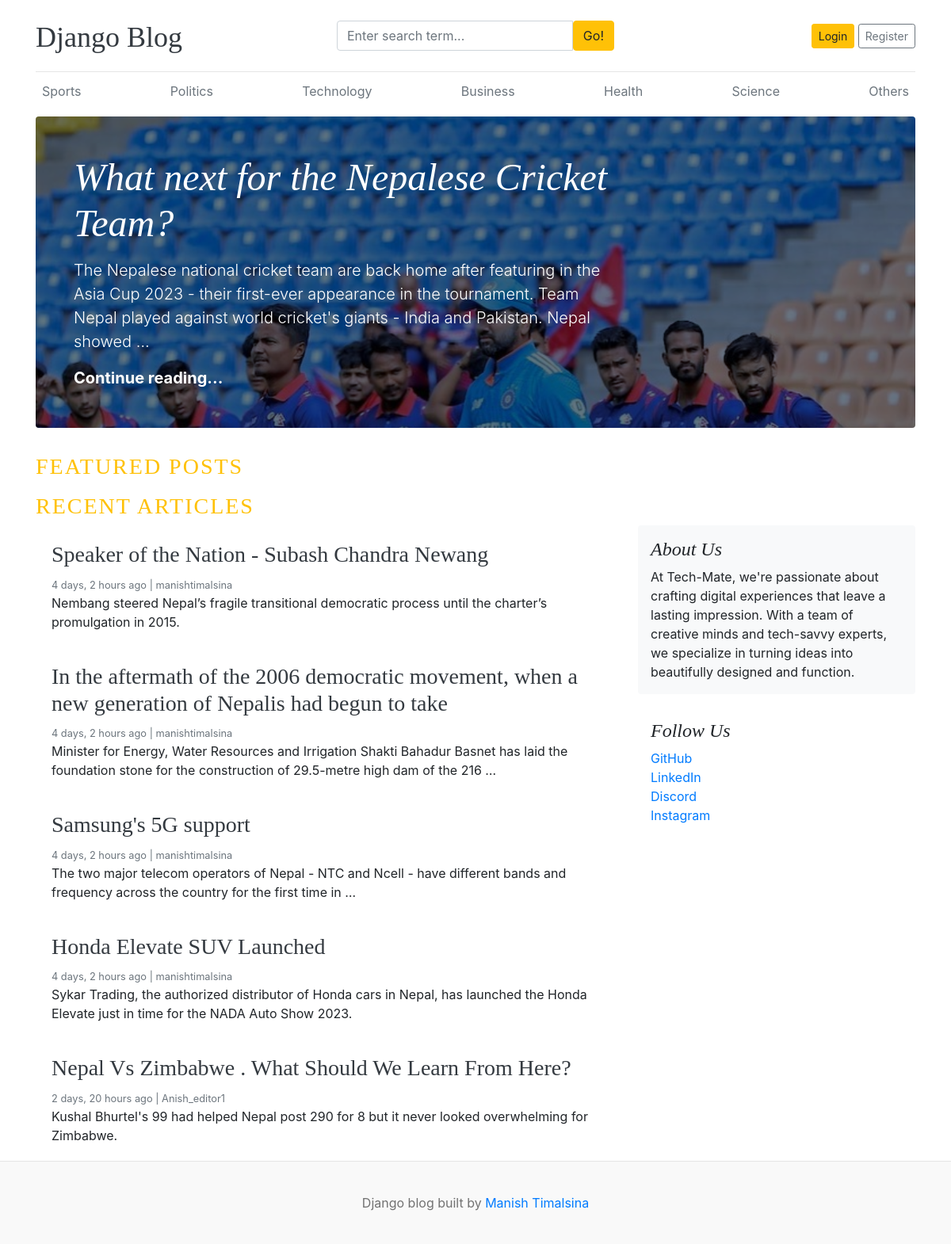
The page / on the database its author committed.
### blogs/models.py (models this page shows, shortened)
class Category(models.Model):
  category_name = models.CharField(max_length=50, unique=True)
  created_at = models.DateTimeField(auto_now_add=True)
  updated_at = models.DateTimeField(auto_now=True)
  class Meta:
    verbose_name_plural = 'categories'

class Blog(models.Model):
  title = models.CharField(max_length=100)
  slug = models.SlugField(max_length=150, unique=True, blank=True)
  category = models.ForeignKey(Category, on_delete=models.CASCADE)
  author = models.ForeignKey(User, on_delete=models.CASCADE)
  featured_image = models.ImageField(upload_to='uploads/%Y/%m/%d')
  short_description = models.TextField(max_length=500)
  blog_body = models.TextField(max_length=2500)
  status = models.CharField(max_length=20, choices=STATUS_CHOICES,default="Draft")
  is_featured = models.BooleanField(default=False)
  created_at = models.DateTimeField(auto_now_add=True)
  updated_at = models.DateTimeField(auto_now=True)

### assignments/models.py (models this page shows, shortened)
class About(models.Model):
  about_heading = models.CharField(max_length=25)
  about_description = models.TextField(max_length=225)
  created_at = models.DateTimeField(auto_now_add=True)
  updated_at = models.DateTimeField(auto_now=True)
  class Meta:
    verbose_name_plural = 'About'

class SocialLink(models.Model):
  platform = models.CharField(max_length=25)
  link = models.URLField(max_length=100)
  created_at = models.DateTimeField(auto_now_add=True)
  updated_at = models.DateTimeField(auto_now=True)

### blog_main/views.py (the view)
# urls.py: path('',views.home, name='home'),
def home(request):
  featured_posts = Blog.objects.filter(is_featured = True, status='Published').order_by('updated_at')
  posts = Blog.objects.filter(is_featured=False, status='Published')
  try:
    about = About.objects.get()
  except:
    about = None
  context = {
    'featured_posts' : featured_posts,
    'posts' : posts,
    'about': about,
  }
  return render(request, 'home.html',context)

### blogs/context_processors.py (called while the page is built)
def get_categories(request):
  categories = Category.objects.all()
  return dict(categories=categories)

def get_social_links(request):
  social_links = SocialLink.objects.all()
  return dict(social_links=social_links)

### templates/home.html (shortened to what this page needs)
{% extends 'base.html' %}
  {% block content %}
    {% for post in featured_posts %} {% if forloop.first %}
    <div
        class="jumbotron p-3 p-md-5 text-white rounded bg-dark"
        style="
          background-image: url({{ post.featured_image.url }});
          background-blend-mode: overlay;
          background-size: cover;
        "
      >
        <div class="col-md-8 px-0">
          <h1 class="display-4 font-italic">{{ post.title}}</h1>
          <p class="lead my-3">
            {{ post.short_description | truncatewords:35}}
          </p>
          <p class="lead mb-0">
            <a href="{% url 'blogs' post.slug %}" class="text-white font-weight-bold"
              >Continue reading...</a
            >
          </p>
        </div>
      </div>
      {% endif %} {% endfor %}
      <h3 class="text-uppercase text-warning" style="letter-spacing: 2px">
        Featured Posts
      </h3>
      <h3 class="text-uppercase text-warning" style="letter-spacing: 2px">
        Recent Articles
      </h3>
      <main role="main" class="container p-0">
        <div class="row">
          <div class="col-md-8 blog-main">
            {% for post in posts %}
            <div class="card border-0">
              <div class="card-body">
                <h3><a href="{% url 'blogs' post.slug %}" class="text-dark" >{{ post.title }}</a></h3>
                <small class="mb-1 text-muted"
                  >{{ post.created_at | timesince}} ago | {{post.author }}
                </small>
                <p class="card-text">
                  {{ post.short_description | truncatewords:25 }}
                </p>
              </div>
            </div>
            {% endfor %}
          </div>
          <aside class="col-md-4 blog-sidebar">
            <div class="p-3 mb-3 bg-light rounded">
              <h4 class="font-italic">{{ about.about_heading }}</h4>
              <p class="mb-0">
                {{ about.about_description }}
              </p>
            </div>
            {% if social_links %}
            <div class="p-3">
              <h4 class="font-italic">Follow Us</h4>
              <ol class="list-unstyled">
                {% for i in social_links %}
                <li><a href="{{ i.link }}" target="_blank">{{ i.platform }}</a></li>
                {% endfor %}
              </ol>
            </div>
            {% endif %}
          </aside>
        </div>
      </main>
    </div>
    {% endblock %}

### templates/base.html (shortened to what this page needs)
{% load static %}
<!DOCTYPE html>
<html lang="en">
  <head>
    <link
      href="https://getbootstrap.com/docs/4.0/dist/css/bootstrap.min.css"
      rel="stylesheet"
    />
    <link href="{% static 'css/blog.css' %}" rel="stylesheet" />
    <link rel="stylesheet" href="https://cdnjs.cloudflare.com/ajax/libs/font-awesome/4.7.0/css/font-awesome.min.css">
  </head>
  <body>
    <div class="container">
      <header class="blog-header py-3">
        <div class="row flex-nowrap justify-content-between align-items-center">
          <div class="col-4 pt-1">
            <a class="blog-header-logo text-dark" href="/">Django Blog</a>
          </div>
          <div class="col-4">
            <form action="{% url 'search' %}" method="GET">
              <div class="input-group">
                <input
                  class="form-control"
                  type="text" name="keyword" value="{{ keyword }}"
                  placeholder="Enter search term..."
                  aria-label="Enter search term..."
                  aria-describedby="button-search"
                />
                <button type="submit" class="btn btn-warning" id="button-search" type="button">
                  Go!
                </button>
              </div>
            </form>
          </div>
          <div class="col-4 d-flex justify-content-end align-items-center">
            {% if not user.is_authenticated %}
            <a class="btn btn-sm btn-warning" href="{% url 'login' %}">Login</a> &nbsp;
            <a class="btn btn-sm btn-outline-secondary" href="{% url 'register' %}">Register</a>
            {% else %}
            <span><a href="{% url 'dashboard' %}">Dashboard</a></span>
            &emsp;
            <span><a href="{% url 'logout' %}">Logout</a></span>
            {% endif %}
          </div>
        </div>
      </header>
      <div class="nav-scroller py-1 mb-2">
        <nav class="nav d-flex justify-content-between">
          {% for cat in categories %}
          <a class="p-2 text-muted" href="{% url 'posts_by_category' cat.id %}">{{ cat.category_name }}</a>
          {% endfor %}
        </nav>
      </div>
{% block content %}
{% endblock %}
<footer class="blog-footer">
  <p>Django blog built by <a href="#">Manish Timalsina</a></p>
</footer>
</body>
</html>

### static/css/blog.css (style rules this page uses)
.blog-header { border-bottom: 1px solid #e5e5e5; }
.blog-header-logo { font-family: "Playfair Display", Georgia, "Times New Roman", serif; font-size: 2.25rem; }
h1, h2, h3, h4, h5, h6 { font-family: "Playfair Display", Georgia, "Times New Roman", serif; }
.display-4 { font-size: 2.5rem; }
@media (min-width: 768px) { .display-4 { font-size: 3rem; } }
.blog-footer { padding: 2.5rem 0; color: #727272; text-align: center; background-color: #f9f9f9; border-top: .05rem solid #e5e5e5; }
.blog-footer p:last-child { margin-bottom: 0; }

### rows shown on the page
Category: category_name "Sports"
Category: category_name "Politics"
Category: category_name "Technology"
Category: category_name "Business"
Category: category_name "Health"
Category: category_name "Science"
Category: category_name "Others"
Blog: featured_image (picture), title "What next for the Nepalese Cricket Team?", short_description "The Nepalese national cricket team are back home after featuring in the Asia Cup 2023 - their first-ever appearance in the tournament. Team Nepal played against world cricket's giants - India and Pakistan. Nepal showed …"
Blog: title "Speaker of the Nation - Subash Chandra Newang", created_at "4 days, 2 hours", author "manishtimalsina", short_description "Nembang steered Nepal’s fragile transitional democratic process until the charter’s promulgation in 2015."
Blog: title "In the aftermath of the 2006 democratic movement, when a new generation of Nepalis had begun to take", created_at "4 days, 2 hours", author "manishtimalsina", short_description "Minister for Energy, Water Resources and Irrigation Shakti Bahadur Basnet has laid the foundation stone for the construction of 29.5-metre high dam of the 216 …"
Blog: title "Samsung's 5G support", created_at "4 days, 2 hours", author "manishtimalsina", short_description "The two major telecom operators of Nepal - NTC and Ncell - have different bands and frequency across the country for the first time in …"
Blog: title "Honda Elevate SUV Launched", created_at "4 days, 2 hours", author "manishtimalsina", short_description "Sykar Trading, the authorized distributor of Honda cars in Nepal, has launched the Honda Elevate just in time for the NADA Auto Show 2023."
Blog: title "Nepal Vs Zimbabwe . What Should We Learn From Here?", created_at "2 days, 20 hours", author "Anish_editor1", short_description "Kushal Bhurtel's 99 had helped Nepal post 290 for 8 but it never looked overwhelming for Zimbabwe."
About: about_heading "About Us", about_description "At Tech-Mate, we're passionate about crafting digital experiences that leave a lasting impression. With a team of creative minds and tech-savvy experts, we specialize in turning ideas into beautifully designed and function."
SocialLink: platform "GitHub"
SocialLink: platform "LinkedIn"
SocialLink: platform "Discord"
SocialLink: platform "Instagram"
